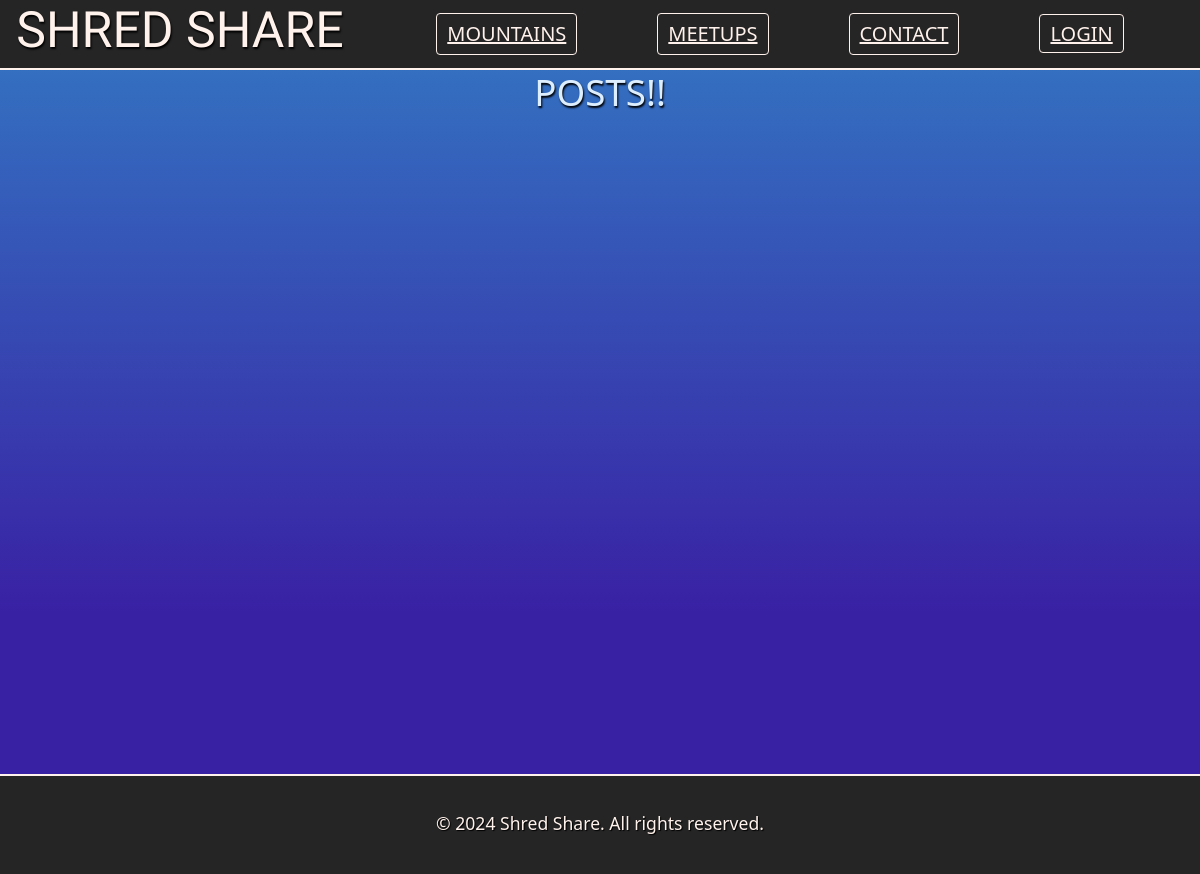
The page /posts/ on the database as committed earlier.
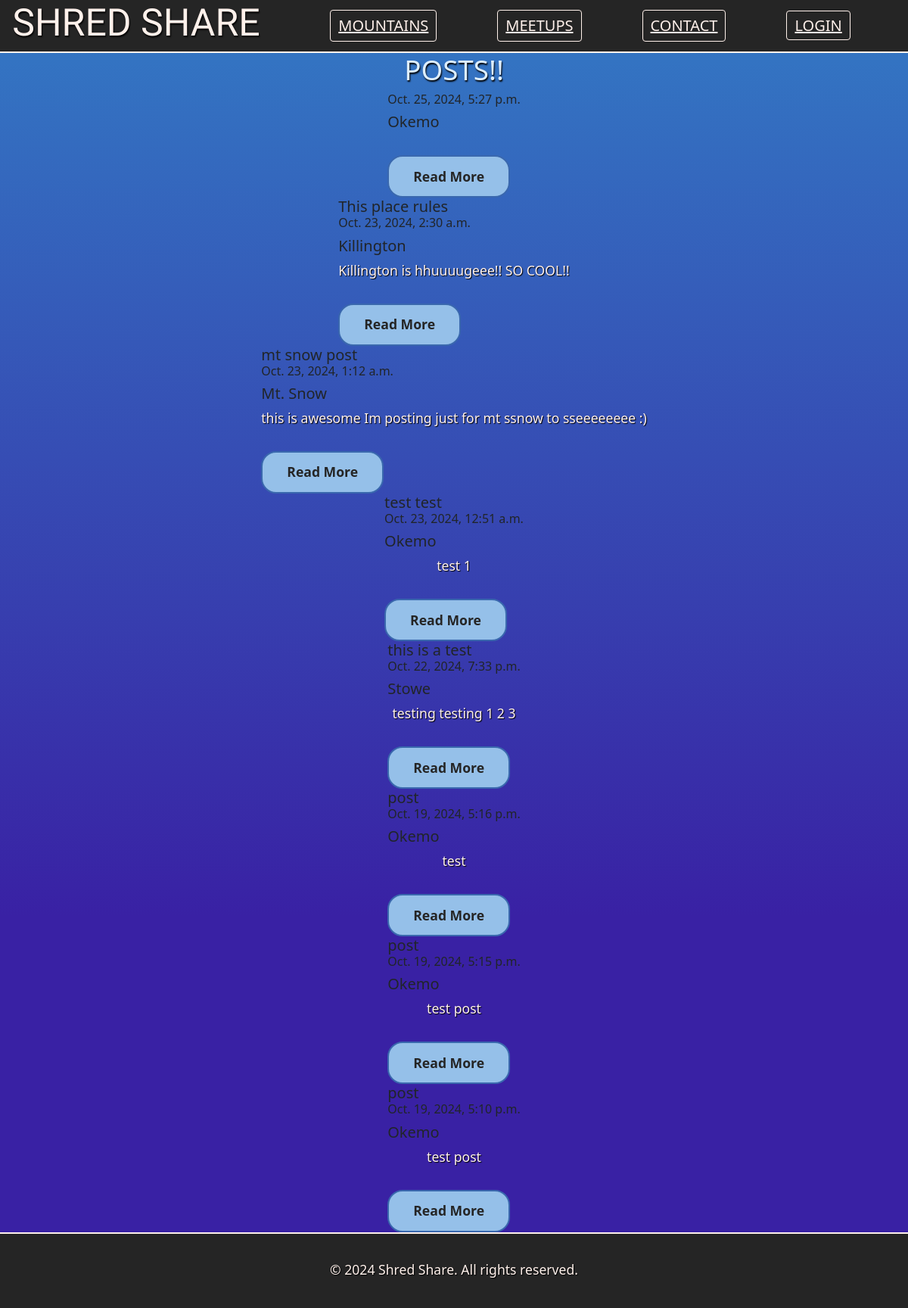
The same page on the database as committed later.
### posts/models.py (models this page shows, shortened)
class Post(models.Model):
    title = models.CharField(max_length=50, null=True, blank=True)
    body = models.TextField(max_length=200, null=True, blank=True)
    image = models.ImageField(upload_to='posts/%Y/%m/%d/', blank=True)
    slug = models.SlugField(max_length=200, null=True, blank=True)
    date = models.DateTimeField(auto_now_add=True)
    mountain = models.ForeignKey(Mountain, blank=True, null=True, on_delete=models.CASCADE)
    author = models.ForeignKey(user, blank=True, null=True, on_delete=models.CASCADE)

class Mountain(models.Model):
    name = models.CharField(max_length=50)
    image = models.ImageField(upload_to="mountains/")
    elevation = models.IntegerField()
    location = models.CharField(max_length=100)
    description = models.TextField()
    def __str__(self):
        return self.name

### posts/views.py (the view)
# urls.py: path("posts/", PostListView.as_view(), name="posts"),
class PostListView(ListView):
    template_name = 'posts/list.html'
    model = Post
    def get_context_data(self, **kwargs):
        context = super().get_context_data(**kwargs)
        context["post_list"] = (
            Post.objects.order_by("date").reverse()
        )
        return context

### templates/posts/list.html (shortened to what this page needs)
{% extends 'base.html' %}
{% load static %}
{% block content %}
    <h1 class="center-column">Posts!!</h1>
    {% for post in post_list %}
    <div class="post-card center-column">
        <div class="card-body">
            <a>
            <h5 class= "card-title">{{post.title}}</h5>
            </a>
            <h6 class="card-date">{{post.date}}</h6>
            <h5 class="card-mountain">{{post.mountain}}</h5>
            <p class="card-text">{{post.body|truncatechars:64}}</p>
            <a href="{% url 'details' post.id %}">
                <button type="button" class="button">Read More</button>
            </a>
        </div>
    </div>
    {% endfor %}
{% endblock %}

Rows that differ between the two databases and show on the page:
added Post: date "Oct. 25, 2024, 5:27 p.m.", mountain "Okemo"
added Post: title "This place rules", date "Oct. 23, 2024, 2:30 a.m.", mountain "Killington", body "Killington is hhuuuugeee!! SO COOL!!"
added Post: title "mt snow post", date "Oct. 23, 2024, 1:12 a.m.", mountain "Mt. Snow", body "this is awesome Im posting just for mt ssnow to sseeeeeeee :)"
added Post: title "test test", date "Oct. 23, 2024, 12:51 a.m.", mountain "Okemo", body "test 1"
added Post: title "this is a test", date "Oct. 22, 2024, 7:33 p.m.", mountain "Stowe", body "testing testing 1 2 3"
added Post: title "post", date "Oct. 19, 2024, 5:16 p.m.", mountain "Okemo", body "test"
added Post: title "post", date "Oct. 19, 2024, 5:15 p.m.", mountain "Okemo", body "test post"
added Post: title "post", date "Oct. 19, 2024, 5:10 p.m.", mountain "Okemo", body "test post"
